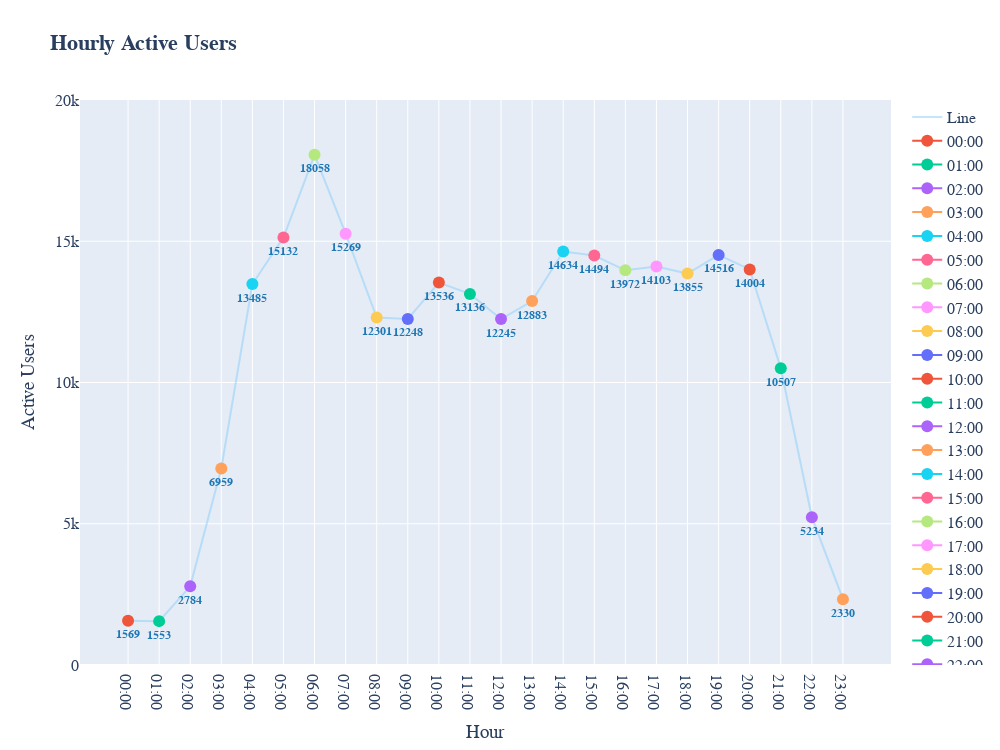

Notebook source saved alongside this figure:
### Markdown cell above
#### Hourly User Activity

### Code cell
# What does the hourly user activity look like?
indices = [x for x in unique_users_hourly_freq.keys()]
values = [x for x in unique_users_hourly_freq.values()]

fig = go.Figure()

plot_scatter(
    indices_ = indices , values_ = values,
    yrange_ = [0, 20000], xaxis_title = 'Hour',
    yaxis_title= 'Active Users', title_ = '<b>Hourly Active Users<b>'
    )

### Figure 1 — Plotly figure (JSON) as saved in the notebook; plotly's stock layout.template omitted (floating-point values rounded to 4 significant figures)
{"data": [{"marker": {"color": "rgba(135, 206, 250, 0.5)"}, "mode": "lines", "name": "Line", "textfont": {"color": "#1f77b4", "family": "sans serif", "size": 12}, "textposition": "bottom center", "type": "scatter", "x": ["00:00", "01:00", "02:00", "03:00", "04:00", "05:00", "06:00", "07:00", "08:00", "09:00", "10:00", "11:00", "12:00", "13:00", "14:00", "15:00", "16:00", "17:00", "18:00", "19:00", "20:00", "21:00", "22:00", "23:00"], "y": [1569, 1553, 2784, 6959, 13485, 15132, 18058, 15269, 12301, 12248, 13536, 13136, 12245, 12883, 14634, 14494, 13972, 14103, 13855, 14516, 14004, 10507, 5234, 2330]}, {"marker": {"size": 12}, "mode": "lines+markers+text", "name": "00:00", "text": "<b>1569<b>", "textfont": {"color": "#1f77b4", "family": "sans serif", "size": 12}, "textposition": "bottom center", "type": "scatter", "x": ["00:00"], "y": [1569]}, {"marker": {"size": 12}, "mode": "lines+markers+text", "name": "01:00", "text": "<b>1553<b>", "textfont": {"color": "#1f77b4", "family": "sans serif", "size": 12}, "textposition": "bottom center", "type": "scatter", "x": ["01:00"], "y": [1553]}, {"marker": {"size": 12}, "mode": "lines+markers+text", "name": "02:00", "text": "<b>2784<b>", "textfont": {"color": "#1f77b4", "family": "sans serif", "size": 12}, "textposition": "bottom center", "type": "scatter", "x": ["02:00"], "y": [2784]}, {"marker": {"size": 12}, "mode": "lines+markers+text", "name": "03:00", "text": "<b>6959<b>", "textfont": {"color": "#1f77b4", "family": "sans serif", "size": 12}, "textposition": "bottom center", "type": "scatter", "x": ["03:00"], "y": [6959]}, {"marker": {"size": 12}, "mode": "lines+markers+text", "name": "04:00", "text": "<b>13485<b>", "textfont": {"color": "#1f77b4", "family": "sans serif", "size": 12}, "textposition": "bottom center", "type": "scatter", "x": ["04:00"], "y": [13485]}, {"marker": {"size": 12}, "mode": "lines+markers+text", "name": "05:00", "text": "<b>15132<b>", "textfont": {"color": "#1f77b4", "family": "sans serif", "size": 12}, "textposition": "bottom center", "type": "scatter", "x": ["05:00"], "y": [15132]}, {"marker": {"size": 12}, "mode": "lines+markers+text", "name": "06:00", "text": "<b>18058<b>", "textfont": {"color": "#1f77b4", "family": "sans serif", "size": 12}, "textposition": "bottom center", "type": "scatter", "x": ["06:00"], "y": [18058]}, {"marker": {"size": 12}, "mode": "lines+markers+text", "name": "07:00", "text": "<b>15269<b>", "textfont": {"color": "#1f77b4", "family": "sans serif", "size": 12}, "textposition": "bottom center", "type": "scatter", "x": ["07:00"], "y": [15269]}, {"marker": {"size": 12}, "mode": "lines+markers+text", "name": "08:00", "text": "<b>12301<b>", "textfont": {"color": "#1f77b4", "family": "sans serif", "size": 12}, "textposition": "bottom center", "type": "scatter", "x": ["08:00"], "y": [12301]}, {"marker": {"size": 12}, "mode": "lines+markers+text", "name": "09:00", "text": "<b>12248<b>", "textfont": {"color": "#1f77b4", "family": "sans serif", "size": 12}, "textposition": "bottom center", "type": "scatter", "x": ["09:00"], "y": [12248]}, {"marker": {"size": 12}, "mode": "lines+markers+text", "name": "10:00", "text": "<b>13536<b>", "textfont": {"color": "#1f77b4", "family": "sans serif", "size": 12}, "textposition": "bottom center", "type": "scatter", "x": ["10:00"], "y": [13536]}, {"marker": {"size": 12}, "mode": "lines+markers+text", "name": "11:00", "text": "<b>13136<b>", "textfont": {"color": "#1f77b4", "family": "sans serif", "size": 12}, "textposition": "bottom center", "type": "scatter", "x": ["11:00"], "y": [13136]}, {"marker": {"size": 12}, "mode": "lines+markers+text", "name": "12:00", "text": "<b>12245<b>", "textfont": {"color": "#1f77b4", "family": "sans serif", "size": 12}, "textposition": "bottom center", "type": "scatter", "x": ["12:00"], "y": [12245]}, {"marker": {"size": 12}, "mode": "lines+markers+text", "name": "13:00", "text": "<b>12883<b>", "textfont": {"color": "#1f77b4", "family": "sans serif", "size": 12}, "textposition": "bottom center", "type": "scatter", "x": ["13:00"], "y": [12883]}, {"marker": {"size": 12}, "mode": "lines+markers+text", "name": "14:00", "text": "<b>14634<b>", "textfont": {"color": "#1f77b4", "family": "sans serif", "size": 12}, "textposition": "bottom center", "type": "scatter", "x": ["14:00"], "y": [14634]}, {"marker": {"size": 12}, "mode": "lines+markers+text", "name": "15:00", "text": "<b>14494<b>", "textfont": {"color": "#1f77b4", "family": "sans serif", "size": 12}, "textposition": "bottom center", "type": "scatter", "x": ["15:00"], "y": [14494]}, {"marker": {"size": 12}, "mode": "lines+markers+text", "name": "16:00", "text": "<b>13972<b>", "textfont": {"color": "#1f77b4", "family": "sans serif", "size": 12}, "textposition": "bottom center", "type": "scatter", "x": ["16:00"], "y": [13972]}, {"marker": {"size": 12}, "mode": "lines+markers+text", "name": "17:00", "text": "<b>14103<b>", "textfont": {"color": "#1f77b4", "family": "sans serif", "size": 12}, "textposition": "bottom center", "type": "scatter", "x": ["17:00"], "y": [14103]}, {"marker": {"size": 12}, "mode": "lines+markers+text", "name": "18:00", "text": "<b>13855<b>", "textfont": {"color": "#1f77b4", "family": "sans serif", "size": 12}, "textposition": "bottom center", "type": "scatter", "x": ["18:00"], "y": [13855]}, {"marker": {"size": 12}, "mode": "lines+markers+text", "name": "19:00", "text": "<b>14516<b>", "textfont": {"color": "#1f77b4", "family": "sans serif", "size": 12}, "textposition": "bottom center", "type": "scatter", "x": ["19:00"], "y": [14516]}, {"marker": {"size": 12}, "mode": "lines+markers+text", "name": "20:00", "text": "<b>14004<b>", "textfont": {"color": "#1f77b4", "family": "sans serif", "size": 12}, "textposition": "bottom center", "type": "scatter", "x": ["20:00"], "y": [14004]}, {"marker": {"size": 12}, "mode": "lines+markers+text", "name": "21:00", "text": "<b>10507<b>", "textfont": {"color": "#1f77b4", "family": "sans serif", "size": 12}, "textposition": "bottom center", "type": "scatter", "x": ["21:00"], "y": [10507]}, {"marker": {"size": 12}, "mode": "lines+markers+text", "name": "22:00", "text": "<b>5234<b>", "textfont": {"color": "#1f77b4", "family": "sans serif", "size": 12}, "textposition": "bottom center", "type": "scatter", "x": ["22:00"], "y": [5234]}, {"marker": {"size": 12}, "mode": "lines+markers+text", "name": "23:00", "text": "<b>2330<b>", "textfont": {"color": "#1f77b4", "family": "sans serif", "size": 12}, "textposition": "bottom center", "type": "scatter", "x": ["23:00"], "y": [2330]}], "layout": {"font": {"family": "Courier New, monospace", "size": 16}, "height": 750, "title": {"text": "<b>Hourly Active Users<b>"}, "uniformtext": {"minsize": 8, "mode": "hide"}, "width": 1000, "xaxis": {"title": {"text": "Hour"}}, "yaxis": {"range": [0, 20000], "title": {"text": "Active Users"}}}}
